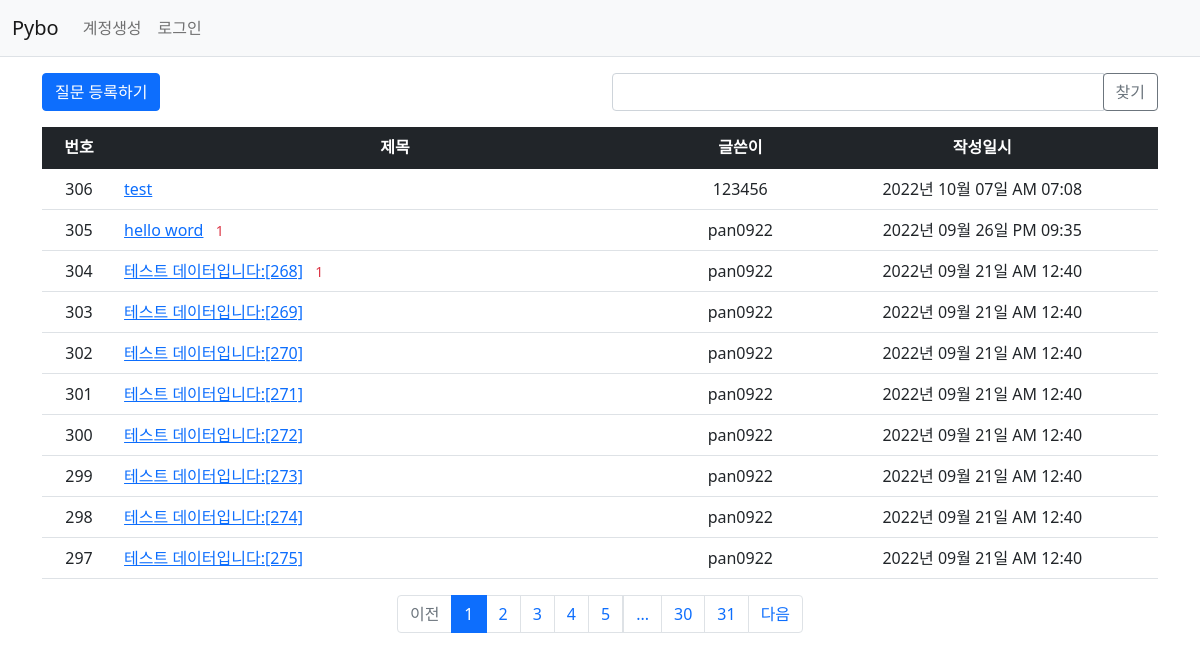
Page /question/list/ on the committed database.
### pybo/models.py (models this page shows)
class Question(db.Model):
    id = db.Column(db.Integer, primary_key=True)
    subject = db.Column(db.String(200), nullable=False)
    content = db.Column(db.Text(), nullable=False)
    create_date = db.Column(db.DateTime(), nullable=False)
    user_id = db.Column(db.Integer, db.ForeignKey('user.id', ondelete='CASCADE'), nullable=False)
    user = db.relationship('User', backref=db.backref('question_set'))
    modify_date = db.Column(db.DateTime(), nullable=True)
    voter = db.relationship('User', secondary=question_voter, backref=db.backref('question_voter_set'))

class User(db.Model):
    id = db.Column(db.Integer, primary_key=True)
    username = db.Column(db.String(150), unique=True, nullable=False)
    password = db.Column(db.String(200), nullable=False)
    email = db.Column(db.String(120), unique=True, nullable=False)

### pybo/views/question_views.py (the view, shortened to what this page needs)
@bp.route('/list/')
def _list():
    page = request.args.get('page', type=int, default=1)
    kw = request.args.get('kw', type=str, default='')
    question_list = Question.query.order_by(Question.create_date.desc())
    question_list = question_list.paginate(page, per_page=10)
    return render_template('question/question_list.html', question_list=question_list, page=page, kw=kw)

### pybo/filter.py (called while the page is built)
def format_datetime(value, fmt='%Y년 %m월 %d일 %p %I:%M'):
    return value.strftime(fmt)

### pybo/views/auth_views.py (called while the page is built)
@bp.before_app_request
def load_logged_in_user():
    user_id = session.get('user_id')
    if user_id is None:
        g.user = None
    else:
        g.user = User.query.get(user_id)

### pybo/templates/question/question_list.html (shortened to what this page needs)
{% extends 'base.html' %}
{% block content %}
<div class="container my-3">
    <div class="row my-3">
        <div class="col-6">
            <a href="{{ url_for('question.create') }}" class="btn btn-primary">질문 등록하기</a>
        </div>
        <div class="col-6">
            <div class="input-group">
                <input type="text" id="search_kw" class="form-control" value="{{ kw or '' }}">
                <div class="input-group-append">
                    <button class="btn btn-outline-secondary" type="button" id="btn_search">찾기</button>
                </div>
            </div>
        </div>
    </div>
    <table class="table">
        <thead>
        <tr class="text-center table-dark">
            <th>번호</th>
            <th style= width:50%>제목</th>
            <th>글쓴이</th>
            <th>작성일시</th>
        </tr>
        </thead>
        <tbody>
        {% if question_list %}
        {% for question in question_list.items %}
        <tr class="text-center">
            <td>{{ question_list.total - ((question_list.page-1) * question_list.per_page) - loop.index0 }}</td>
            <td class="text-start">
                <a href="{{ url_for('question.detail', question_id=question.id) }}">{{ question.subject }}</a>
                {% if question.answer_set|length > 0 %}
                <span class="text-danger small mx-2">{{ question.answer_set|length }}</span>
                {% endif %}
            </td>
            <td>{{ question.user.username }}</td>
            <td>{{ question.create_date|datetime  }}</td>
        </tr>
        {% endfor %}
        {% else %}
        <tr>
            <td colspan="3">질문이 없습니다.</td>
        </tr>
        {% endif %}
        </tbody>
    </table>
    <ul class="pagination justify-content-center">
        {% if question_list.has_prev %}
        <li class="page-item">
            <a class="page-link" data-page="{{ question_list.prev_num }}" href="javascript:void(0)">이전</a>
        </li>
        {% else %}
        <li class="page-item disabled">
            <a class="page-link" tabindex="-1" aria-disabled="true" href="javascript:void(0)">이전</a>
        </li>
        {% endif %}
        {% for page_num in question_list.iter_pages() %}
        {% if page_num %}
        {% if page_num != question_list.page %}
        <li class="page-item">
            <a class="page-link" data-page="{{ page_num }}" href="javascript:void(0)">{{ page_num }}</a>
        </li>
        {% else %}
        <li class="page-item active" aria-current="page">
            <a class="page-link" href="javascript:void(0)">{{ page_num }}</a>
        </li>
        {% endif %}
        {% else %}
        <li class="disabled">
            <a class="page-link" href="javascript:void(0)">...</a>
        </li>
        {% endif %}
        {% endfor %}
        {% if question_list.has_next %}
        <li class="page-item">
            <a class="page-link" data-page="{{ question_list.next_num }}" href="javascript:void(0)">다음</a>
        </li>
        {% else %}
        <li class="page-item disabled">
            <a class="page-link" tabindex="-1" aria-disabled="true" href="javascript:void(0)">다음</a>
        </li>
        {% endif %}
    </ul>
</div>
{% endblock %}

### rows in the picture
Question: id "306", subject "test", user.username "123456", create_date "2022년 10월 07일 AM 07:08"
Question: id "305", subject "hello word", answer_set|length "1", user.username "pan0922", create_date "2022년 09월 26일 PM 09:35"
Question: total "304", subject "테스트 데이터입니다:[268]", answer_set|length "1", user.username "pan0922", create_date "2022년 09월 21일 AM 12:40"
Question: total "303", subject "테스트 데이터입니다:[269]", user.username "pan0922", create_date "2022년 09월 21일 AM 12:40"
Question: total "302", subject "테스트 데이터입니다:[270]", user.username "pan0922", create_date "2022년 09월 21일 AM 12:40"
Question: total "301", subject "테스트 데이터입니다:[271]", user.username "pan0922", create_date "2022년 09월 21일 AM 12:40"
Question: total "300", subject "테스트 데이터입니다:[272]", user.username "pan0922", create_date "2022년 09월 21일 AM 12:40"
Question: total "299", subject "테스트 데이터입니다:[273]", user.username "pan0922", create_date "2022년 09월 21일 AM 12:40"
Question: total "298", subject "테스트 데이터입니다:[274]", user.username "pan0922", create_date "2022년 09월 21일 AM 12:40"
Question: total "297", subject "테스트 데이터입니다:[275]", user.username "pan0922", create_date "2022년 09월 21일 AM 12:40"

### other values in the picture
{{ page_num }} "1"
{{ page_num }} "2" "3" "4" "5" "30" "31"
